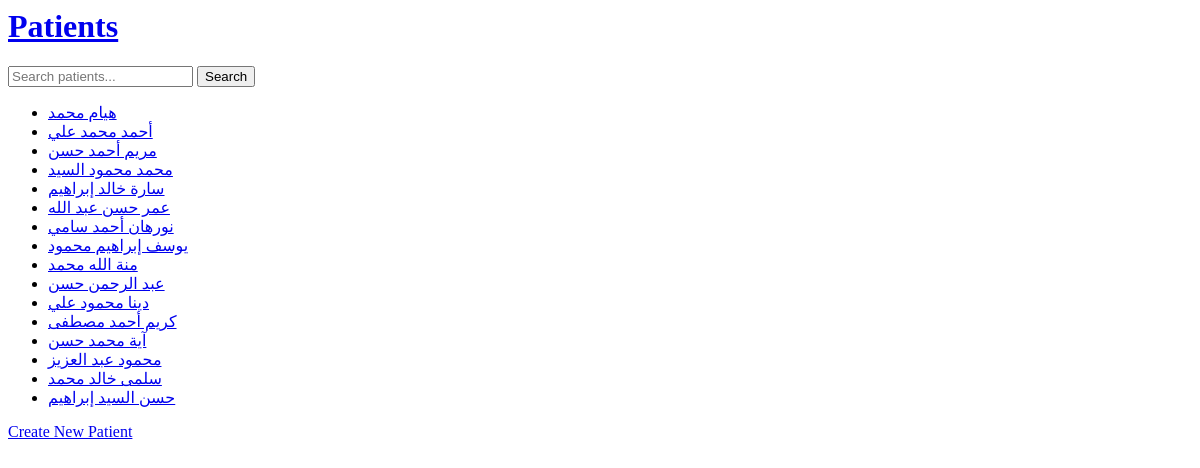
Page /patients/ on the earlier database version.
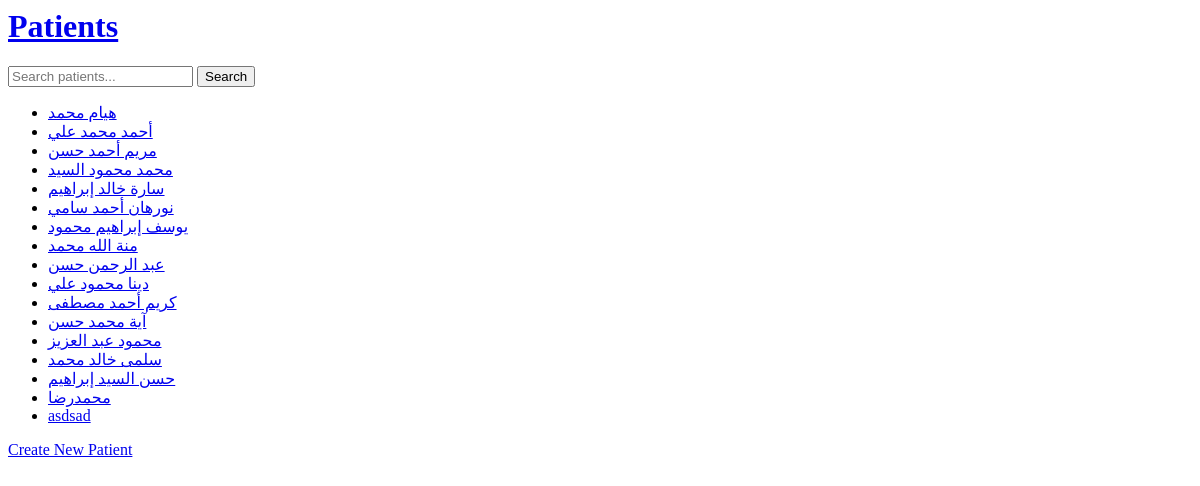
Same page on the later database version.
### patients/models.py (models this page shows, shortened)
class Patient(models.Model):
    name = models.CharField(max_length=100)
    phone = models.CharField(max_length=15)
    date_of_birth = models.DateField()

### patients/views.py (the view)
# urls.py: path('', views.patient_list, name='patient_list'),
def patient_list(request):
    q = request.GET.get('q')
    if q:
        patients = Patient.objects.filter(name__icontains=q)
    else:
        patients = Patient.objects.all()
    return render(request, 'patient_list.html', {'patients': patients})

### patients/templates/patient_list.html (shortened to what this page needs)
<html lang="en">
<head>
</head>
<body>
    <h1><a href="{% url 'patient_list' %}">Patients</a></h1>
    <form method="get" action="">
        <input type="search" name="q" placeholder="Search patients..." value="{{ request.GET.q }}">
        <button type="submit">Search</button>
    </form>
    <ul>
        {% for patient in patients %}
            <li><a href="{% url 'patient_details' patient.id %}">{{ patient.name }}</a></li>
        {% empty %}
            <li>No patients found.</li>
        {% endfor %}
    </ul>
    <a href="{% url 'new_patient' %}">Create New Patient</a>
</body>
</html>

Differences in the rows shown:
removed Patient: name "عمر حسن عبد الله"
added Patient: name "محمدرضا"
added Patient: name "asdsad"
